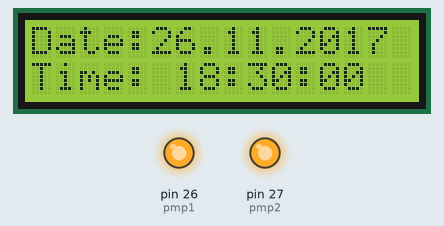
This sketch was run on a simulated Arduino Mega 2560, built with avr-gcc and run on an emulated ATmega2560. Parts: 16×2 character LCD, output pins drawn as LEDs (lit = HIGH). The local clock reads 2024-03-15 10:24:30 at power-on unless the sketch sets it; what the sketch prints to the serial monitor is not drawn.

Above: at 0.1 s.
At 4.2 s:
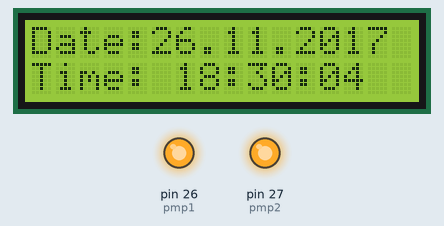
At 9.3 s:
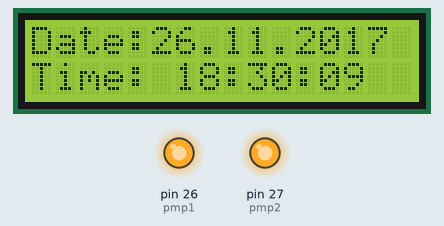
At 18.4 s:
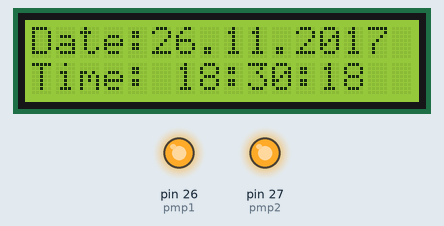
At 27.6 s:
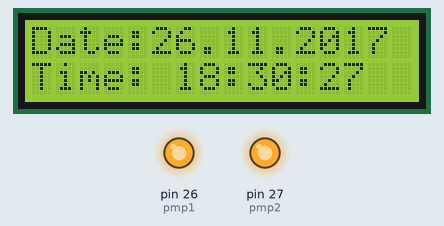
At 37.7 s:
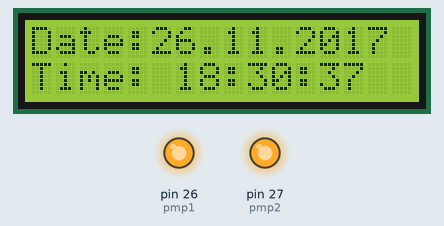

The sketch:

LCD_with_TIME.ino
```cpp
#include <LiquidCrystal.h>
#include <Wire.h>
#include <DS3231.h>
LiquidCrystal lcd(8, 9, 4, 5,6,7);

DS3231 rtc (SDA, SCL);

Time t;

int Hor;
int Min;
int Sec;

#define pmp1 26
#define pmp2 27

void setup() {

  lcd.begin(16,2);
  rtc.begin();

//set pin for the pump
  pinMode(pmp1,OUTPUT);
  pinMode(pmp2,OUTPUT);

//pump is off from the start
  digitalWrite(pmp1,HIGH);
  digitalWrite(pmp2,HIGH);

  Wire.begin();
  Serial.begin(9600);

////The following lines can be uncommented to set the date and time

  rtc.setDOW(SATURDAY);     // Set Day-of-Week to SUNDAY

  rtc.setTime(18, 30, 00);     // Set the time to 12:00:00 (24hr format)

  rtc.setDate(26, 11, 2017);   // Set the date to January 1st, 2014


}

void loop() {

//print on Serial monitor
  Serial.print("Date: ");
  Serial.print(rtc.getDOWStr());

//print date on Serial monitor
  Serial.print(" ");
  Serial.print(rtc.getDateStr());
  Serial.println();

//print time on Serial monitor
  Serial.print("Time: ");
  Serial.print(rtc.getTimeStr());


//print Date on LCD display
  lcd.setCursor(0,0);
  lcd.print("Date:");
  lcd.print(rtc.getDateStr());

  lcd.setCursor(0,1);
  lcd.print("Time: ");
  lcd.print(rtc.getTimeStr());

  Serial.println();
  delay (1000);

  t = rtc.getTime();

  Hor = t.hour;
  Min = t.min;
  Sec = t.sec;
 if( Hor == 14 &&  (Min == 16 || Min == 17) && (Sec > 55)) //Comparing the current time with the Alarm time

      {
      lcd.clear();

      lcd.print("Water");

      lcd.setCursor(0,1);

      lcd.print("Watering: ");
      lcd.print(millis() / 1000);

      Pump();
      }else {
//swithch the pump off again when the time pass
      digitalWrite(pmp1,HIGH);
      digitalWrite(pmp2,HIGH);

      }
}
//switching ON and OFF the pump in half second intervals

void Pump()
{

digitalWrite(pmp1,HIGH);
digitalWrite(pmp2,HIGH);

delay(500);

digitalWrite(pmp1, LOW);
digitalWrite(pmp2, LOW);

delay(500);
}
```

Measured:
- what the display in image 1 shows lasts 1.1 s, from 4.1 s to 5.2 s
